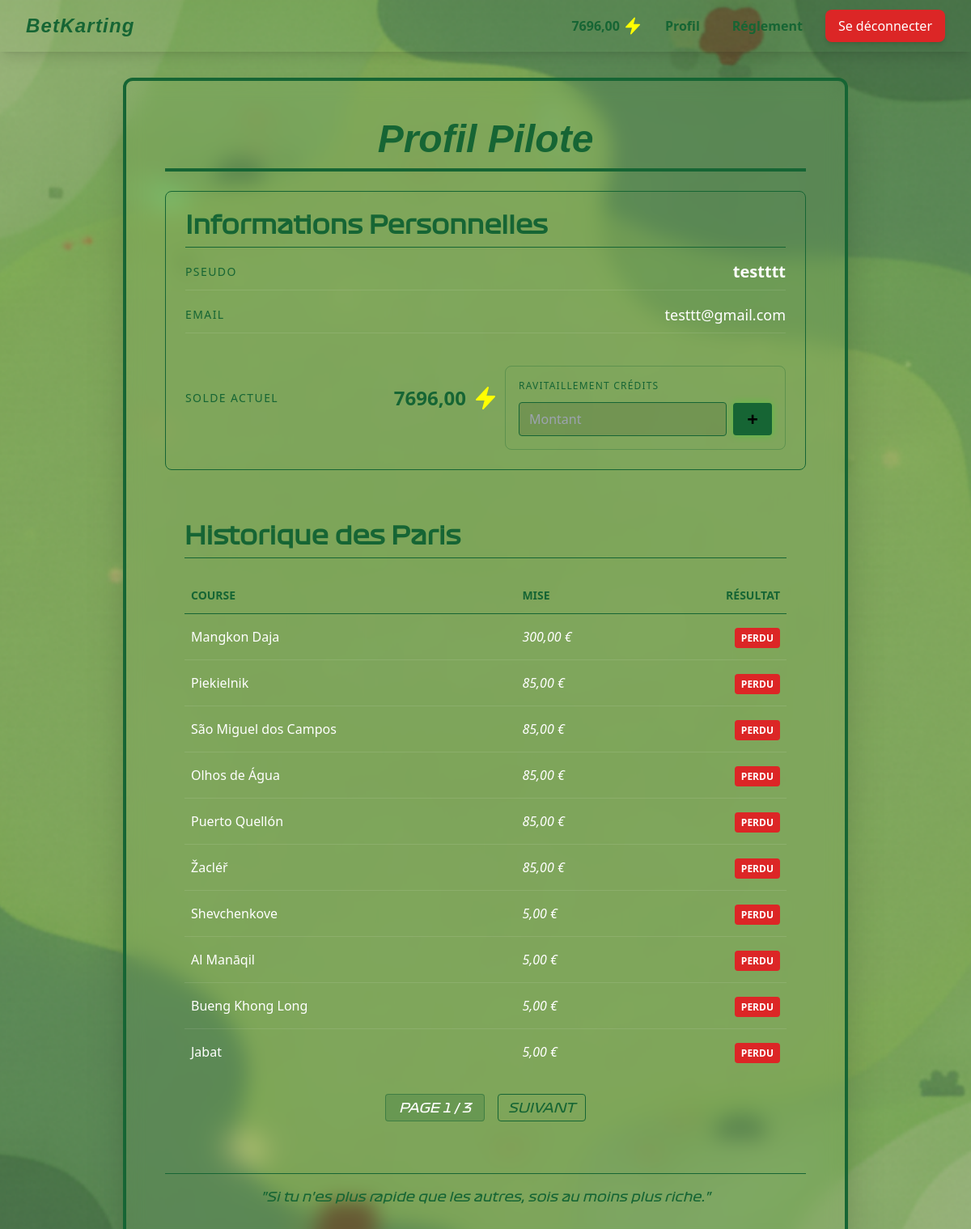
The app's page /profile/ (signed in), older data.
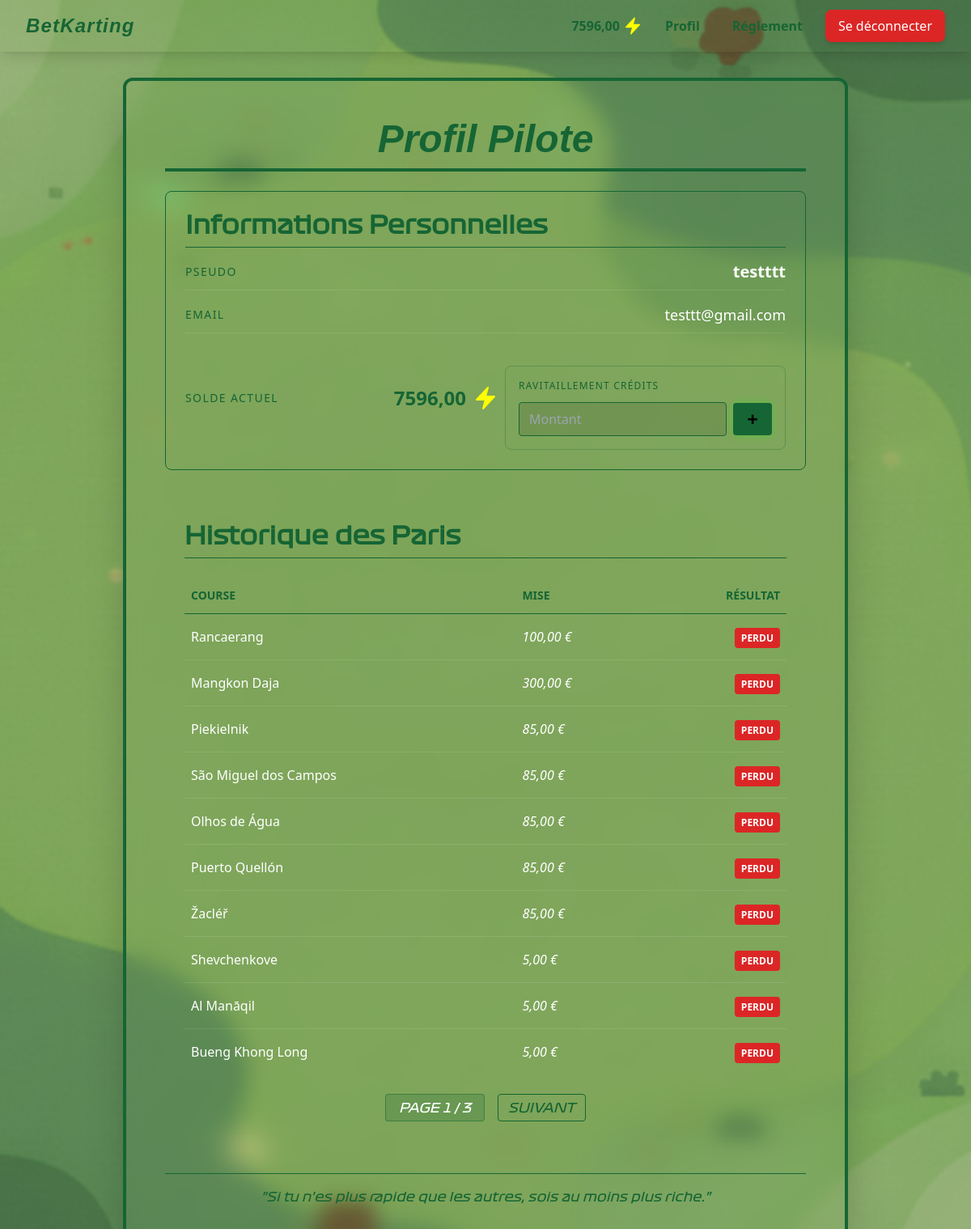
The same page, newer data.
### betkarting_app/models.py (models this page shows, shortened)
class CustomUser(AbstractUser):
    balance = models.DecimalField(max_digits=10, decimal_places=2, default=10000)

class Pari(models.Model):
    user = models.ForeignKey(CustomUser, on_delete=models.CASCADE)
    course = models.ForeignKey(Course, on_delete=models.CASCADE)
    pilote_choisi = models.ForeignKey(Pilote, on_delete=models.CASCADE)
    montant = models.DecimalField(max_digits=10, decimal_places=2)
    multiplicateur = models.FloatField(default=1.0)
    resultat = models.CharField(max_length=20, null=True, blank=True)  # "gagné", "perdu"
    date = models.DateTimeField(auto_now_add=True)

class Course(models.Model):
    ville = models.CharField(max_length=100)
    record = models.FloatField()
    pilotes = models.ManyToManyField('Pilote', through='Participation')
    date_fin_paris = models.DateTimeField(null=True, blank=True)
    date_debut = models.DateTimeField(default=timezone.now) # Ajout
    resultat_calcule = models.BooleanField(default=False) # Ajout
    gagnant = models.ForeignKey('Pilote', on_delete=models.SET_NULL, null=True, blank=True,related_name='gagnant_des_courses')

### betkarting_app/views.py (the view)
# urls.py: path('profile/', views.profile, name='profile'),
def profile(request):
    pari_list = request.user.pari_set.all().order_by('-date')
    paginator = Paginator(pari_list, 10)
    page_number = request.GET.get('page')
    page_obj = paginator.get_page(page_number)
    context = {
        'user': request.user,
        'page_obj': page_obj
    }
    return render(request, 'betkarting_app/profile.html', context)

### betkarting_app/templates/betkarting_app/profile.html (shortened to what this page needs)
{% extends "betkarting_app/base.html" %}
{% block content %}
<div
  class="reglement-container p-4 sm:p-8 md:p-12 max-w-4xl mx-auto rounded-xl shadow-2xl border-4 border-primary-green backdrop-blur-md text-white">
  <h1
    class="text-4xl sm:text-5xl font-extrabold text-center mb-6 border-b-4 border-primary-green pb-3 font-pro-racing italic text-primary-green">
    Profil Pilote
  </h1>
  <div class="mb-10 p-6 rounded-lg border border-primary-green ">
    <h2 class="text-3xl font-bold mb-4 font-f1-custom border-b border-primary-green pb-2 text-primary-green">
      Informations Personnelles
    </h2>
    <div class="space-y-4">
      <div class="flex items-center justify-between border-b border-white/10 pb-2">
        <span class="text-primary-green uppercase text-sm tracking-widest">Pseudo</span>
        <span class="text-xl font-bold">{{ user.username }}</span>
      </div>
      <div class="flex items-center justify-between border-b border-white/10 pb-2">
        <span class="text-primary-green uppercase text-sm tracking-widest">Email</span>
        <span class="text-lg">{{ user.email }}</span>
      </div>
      <div class="flex items-center justify-between">
        <span class="text-primary-green uppercase text-sm tracking-widest">Solde Actuel</span>
        <div class="flex items-center gap-2">
          <span class="text-2xl font-black text-primary-green">{{ user.balance }}</span>
          <svg xmlns="http://www.w3.org/2000/svg" fill="yellow" viewBox="0 0 24 24" stroke-width="1.5" stroke="yellow"
            class="size-8">
            <path stroke-linecap="round" stroke-linejoin="round"
              d="m3.75 13.5 10.5-11.25L12 10.5h8.25L9.75 21.75 12 13.5H3.75Z" />
          </svg>
       <div class="mt-6 p-4 rounded-lg  border border-primary-green/30">
  <span class="text-primary-green uppercase text-xs tracking-widest block mb-3">Ravitaillement Crédits</span>
  <form action="{% url 'add_credit' %}" method="post" class="flex items-center gap-2">
    <input type="number" name="amount" placeholder="Montant"   step="1" min="1" required  class="flex-grow bg-black/10 border border-primary-green text-white px-3 py-2 rounded focus:outline-none focus:ring-2 focus:ring-primary-green transition-all">
    <button  type="submit" class="bg-primary-green hover:bg-green-500 text-black font-black text-2xl w-12 h-10 rounded flex items-center justify-center transition-transform active:scale-95 shadow-[0_0_10px_rgba(0,255,0,0.3)]" title="Ajouter au crédit" >
      +
    </button>
  </form>
</div>
        </div>
      </div>
    </div>
  </div>
  <div class="mb-10 p-6 rounded-lg">
    <h2 class="text-3xl font-bold mb-6 font-f1-custom border-b border-primary-green pb-2 text-primary-green">
      Historique des Paris
    </h2>
    <div class="overflow-x-auto">
      <table class="w-full text-left">
        <thead>
          <tr class="text-primary-green uppercase text-sm border-b border-primary-green">
            <th class="py-3 px-2">Course</th>
            <th class="py-3 px-2">Mise</th>
            <th class="py-3 px-2 text-right">Résultat</th>
          </tr>
        </thead>
        <tbody class="divide-y divide-white/10">
  {% for bet in page_obj %}
  <tr class="hover:bg-white/5 transition-colors">
    <td class="py-4 px-2 font-medium">{{ bet.course.ville }}</td>
    <td class="py-4 px-2 italic">{{ bet.montant }} €</td>
    <td class="py-4 px-2 text-right">
       {% if bet.resultat == "gagné" %}
          <span class="bg-green-600 text-white px-2 py-1 rounded text-xs font-bold">GAGNÉ</span>
       {% elif bet.resultat == "perdu" %}
          <span class="bg-red-600 text-white px-2 py-1 rounded text-xs font-bold">PERDU</span>
       {% else %}
          <span class="bg-gray-600 text-white px-2 py-1 rounded text-xs font-bold">EN ATTENTE</span>
       {% endif %}
    </td>
  </tr>
  {% endfor %}
</tbody>
      </table>
      <div class="mt-6 flex justify-center items-center gap-4 font-f1-custom italic">
    <span class="text-white bg-primary-green/20 px-4 py-1 rounded border border-primary-green/50">
        PAGE {{ page_obj.number }} / {{ page_obj.paginator.num_pages }}
    </span>
    {% if page_obj.has_next %}
        <a href="?page={{ page_obj.next_page_number }}"
           class="text-primary-green hover:text-white transition-all border border-primary-green px-3 py-1 rounded">
           SUIVANT
        </a>
    {% endif %}
</div>
    </div>
  </div>
  <div class="mt-10 pt-4 border-t border-primary-green text-center text-md text-primary-green font-f1-custom italic">
    "Si tu n'es plus rapide que les autres, sois au moins plus riche."
  </div>
</div>
{% endblock %}

### betkarting_app/templates/betkarting_app/base.html (shortened to what this page needs)
{% load static %}
<!DOCTYPE html>
<html lang="fr">
<head>
    <script src="https://cdn.tailwindcss.com"></script>
    {% load static %}
</head>
<body class="bg-gray-100 min-h-screen flex flex-col bg-cover bg-center bg-fixed
    {% if request.resolver_match.url_name == 'home' %}
        bg-kart-bg
    {% else %}
        bg-kart-bg-no-road
    {% endif %}
">
    <header class="shadow-lg z-10 w-full ">
        <nav class="w-full px-4 sm:px-6 lg:px-8 py-3 flex justify-between items-center relative">
            <a href="{% url 'home' %}"
                class="font-pro-racing italic text-2xl font-bold tracking-wider text-primary-green hover:text-gray-200 transition duration-150 z-20">
                BetKarting
            </a>
            <div class="space-x-4 flex items-center z-20">
                {% if user.is_authenticated %}
                <div class="flex items-center gap-1">
                    <h2 class="flex font-bold text-primary-green items-center gap-1"> {{user.balance}}
                        <svg xmlns="http://www.w3.org/2000/svg" fill="yellow" viewBox="0 0 24 24" stroke-width="1.5"
                            stroke="yellow" class="size-6">
                            <path stroke-linecap="round" stroke-linejoin="round"
                                d="m3.75 13.5 10.5-11.25L12 10.5h8.25L9.75 21.75 12 13.5H3.75Z" />
                        </svg>
                    </h2>
                </div>
                <a href="{% url 'profile' %}"
                    class="text-primary-green font-bold hover:text-black  px-3 py-2 rounded-md transition duration-150">
                    Profil
                </a>
                <a href="{% url 'reglement' %}"
                    class="text-primary-green  font-bold hover:text-black  px-3 py-2 rounded-md transition duration-150">
                    Réglement
                </a>
                <form action="{% url 'logout' %}" method="post">
                    <button type="submit"
                        class="bg-red-600 hover:bg-red-700 text-white font-medium py-2 px-4 rounded-lg transition duration-150 shadow-md">
                        Se déconnecter
                    </button>
                </form>
                {% endif %}
            </div>
        </nav>
    </header>
    <main class="flex-grow w-full px-0 py-8 z-10 max-w-none">{% block content %}{% endblock %}
    </main>
</body>
</html>

Row changes from the older to the newer data that the page shows:
no longer on this page (row unchanged): Pari: course.ville "Jabat", montant "5,00", resultat "PERDU"
changed CustomUser "testttt": balance "7696,00" → "7596,00"
added Pari: course.ville "Rancaerang", montant "100,00", resultat "PERDU"
